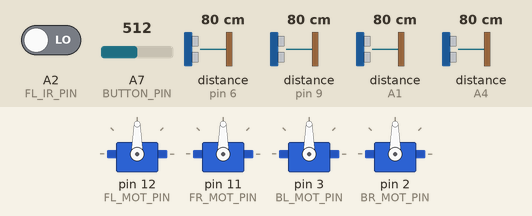
Simulated run of this sketch. Board: Arduino Nano, built with avr-gcc and run on an emulated ATmega328P. Shown: 4 × servo. Inputs (shaded band) come from the test bench; at power-on: A7 (BUTTON_PIN) = 512, A2 (FL_IR_PIN) LOW, distance to the obstacle (sensors on pin 6, pin 9, A1, A4) 80 cm. The echo pulse lasts 58.3 µs per cm.

Above: at 0.8 s.
0.9 s: A7 (BUTTON_PIN) set to 7
2.4 s: A7 (BUTTON_PIN) set to 4
At 3.5 s:
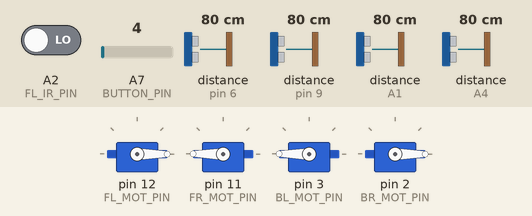
Timing chart, 0 to 5.4 s (numbered marks = the images above; inputs shaded):
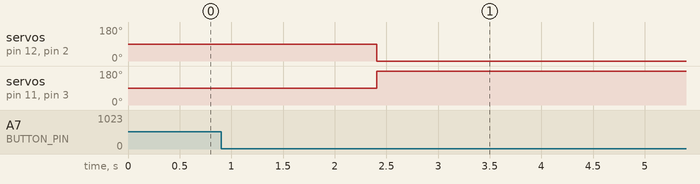

Measured:
- the behaviour switches between 6 and 5 on A7 (BUTTON_PIN) (found by bisection; images 0 and 1)
- after the input at 0.9 s, every drawn part: stays the same
- after the input at 2.4 s, servo on pin 12 (FL_MOT_PIN), servo on pin 2 (BR_MOT_PIN): 90° → 0° at once; servo on pin 11 (FR_MOT_PIN), servo on pin 3 (BL_MOT_PIN): 90° → 180° at once

The sketch:

SumoBotRev2.ino
```cpp
#include <Servo.h>
#include <NewPing.h>

#define BUTTON_PIN A7

#define FL_IR_PIN A2
#define FR_IR_PIN 10
#define BL_IR_PIN A6
#define BR_IR_PIN 4

#define FL_TRIG_PIN A0
#define FL_ECHO_PIN A1
#define FR_TRIG_PIN 9
#define FR_ECHO_PIN 9
#define BL_TRIG_PIN A5
#define BL_ECHO_PIN A4
#define BR_TRIG_PIN 5
#define BR_ECHO_PIN 6

#define FL_MOT_PIN 12
#define FR_MOT_PIN 11
#define BL_MOT_PIN 3
#define BR_MOT_PIN 2

#define MAX_DIST 100

Servo flMot, frMot, blMot, brMot;
NewPing flSonar(FL_TRIG_PIN, FL_ECHO_PIN, MAX_DIST);
NewPing frSonar(FR_TRIG_PIN, FR_ECHO_PIN, MAX_DIST);
NewPing blSonar(BL_TRIG_PIN, BL_ECHO_PIN, MAX_DIST);
NewPing brSonar(BR_TRIG_PIN, BR_ECHO_PIN, MAX_DIST);

bool movingForward = true;
int hittingLineInt;

void setup() {
  Serial.begin(9600);

  pinMode(BUTTON_PIN, INPUT_PULLUP);

  pinMode(FL_IR_PIN, INPUT);
  pinMode(FR_IR_PIN, INPUT);
  pinMode(BL_IR_PIN, INPUT);
  pinMode(BR_IR_PIN, INPUT);

  pinMode(FL_TRIG_PIN, OUTPUT);
  pinMode(FR_TRIG_PIN, OUTPUT);
  pinMode(BL_TRIG_PIN, OUTPUT);
  pinMode(BR_TRIG_PIN, OUTPUT);

  pinMode(FL_ECHO_PIN, INPUT);
  pinMode(FR_ECHO_PIN, INPUT);
  pinMode(BL_ECHO_PIN, INPUT);
  pinMode(BR_ECHO_PIN, INPUT);

  flMot.attach(FL_MOT_PIN);
  frMot.attach(FR_MOT_PIN);
  blMot.attach(BL_MOT_PIN);
  brMot.attach(BR_MOT_PIN);

  while (analogRead(BUTTON_PIN) > 5) {
    delay(10);
  }
}

void loop() {
  hittingLineInt = hittingLine();

  if (hittingLineInt != -1) {
    if (hittingLineInt == 1) move(-100, -100);
    else move(100, 100);
    delay(15);
  }

  if (isSeeing()) {
    trackStep();
  }
  else {
    pointTowardOpponent();
  }
}

void trackStep() {
  int flVal = flSonar.ping_cm(); //assigns read values to variables so reading doesn't happen multiple times
  int frVal = frSonar.ping_cm();
  int blVal = blSonar.ping_cm();
  int brVal = brSonar.ping_cm();

  if (flVal != 0 && flVal < frVal && flVal < blVal && flVal < brVal) move(50, 100); //if the front left sensor is the smallest and not zero, turn forward-left
  else if (frVal != 0 && frVal < blVal && frVal < brVal) move(100, 50); //same as above but for front right
  else if (blVal != 0 && blVal < brVal) move(-50, -100); //back left
  else move(-100, -50); //back right
}

void pointTowardOpponent() {
  move(100, -100);
  while (!isSeeing()) {
    delay(15);
  }
}

int hittingLine() { //returns 0 if back hitting, 1 if front hitting, -1 if not hitting
  bool backHitting =  !digitalRead(BL_IR_PIN) || !digitalRead(BR_IR_PIN);
  bool frontHitting = !digitalRead(FL_IR_PIN) || !digitalRead(FR_IR_PIN);

  if (backHitting)  return 0;
  if (frontHitting) return 1;
  else              return -1;
}

boolean isSeeing() {
  int flVal = flSonar.ping_cm();
  int frVal = frSonar.ping_cm();
  int blVal = blSonar.ping_cm();
  int brVal = brSonar.ping_cm();

  return !(flVal + frVal + blVal + brVal == 0);
}

void move(int l, int r) {
  setMotor(1, -1 * l);
  setMotor(0, r);

  movingForward = l > 0 && r > 0;
}

void setMotor(int side, int motorSpeed) { //0 for right, 1 for left
  motorSpeed = map(motorSpeed, -100, 100, 0, 180);

  if (side) {
    flMot.write(motorSpeed);
    brMot.write(motorSpeed);
  }
  else {
    frMot.write(motorSpeed);
    blMot.write(motorSpeed);
  }
}
```
